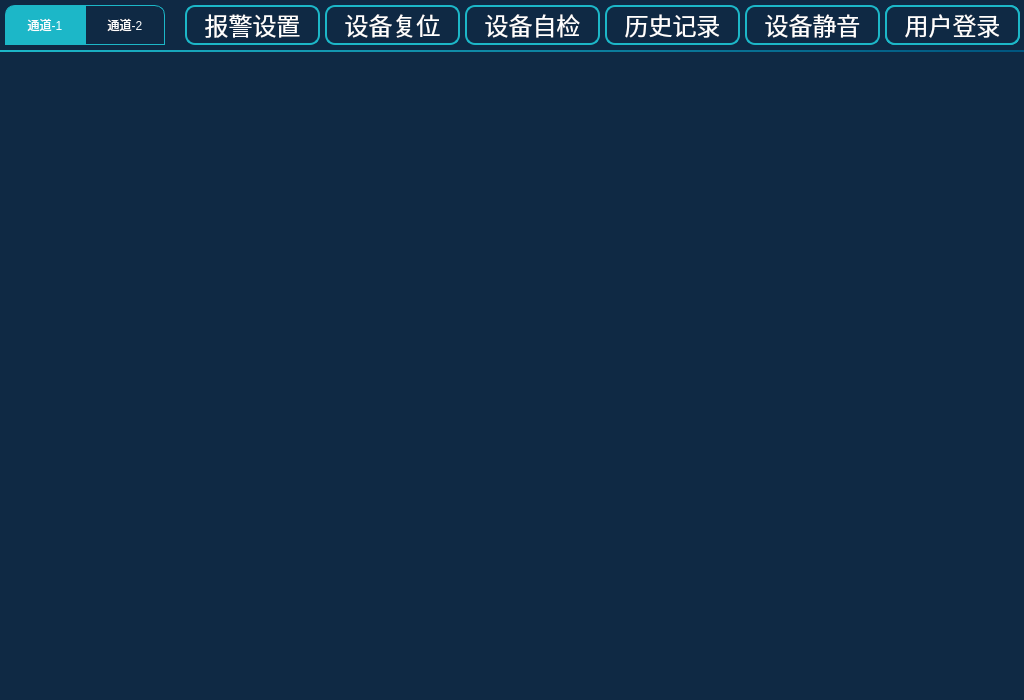
<?xml version="1.0" encoding="UTF-8"?>
<ui version="4.0">
 <class>MainPage</class>
 <widget class="QWidget" name="MainPage">
  <property name="geometry">
   <rect>
    <x>0</x>
    <y>0</y>
    <width>1024</width>
    <height>700</height>
   </rect>
  </property>
  <property name="windowTitle">
   <string>Form</string>
  </property>
  <property name="styleSheet">
   <string notr="true">QWidget#MainPage{
background-color: rgb(15, 41, 68);

}
QToolButton{
font: 18pt &quot;文泉驿等宽微米黑&quot;;
color: rgb(255, 255, 255);
border:2px solid rgb(28, 183, 200);
border-radius:10px;
background-color: rgb(15, 41, 68);
}
QToolButton:disabled{
font: 18pt &quot;文泉驿等宽微米黑&quot;;
color: rgb(255, 255, 255);
border-color: rgb(255, 255, 255);
}
/*
QToolButton:hover{
font: 17pt &quot;文泉驿等宽微米黑&quot;;
color: rgb(255, 0, 0);
color: rgb(0, 185, 185);
/*background-color: rgb(3, 127, 119);
}*/
QDialog{
background-color: rgb(15, 41, 68);
}
QPushButton{
width:50px;
height:35px;
font: 14pt &quot;文泉驿等宽微米黑&quot;;
color: rgb(255, 255, 255);
border:2px solid rgb(28, 183, 200);
border-radius:10px;
background-color: rgb(15, 41, 68);
}
QLabel{
font: 14pt &quot;文泉驿等宽微米黑&quot;;
color: rgb(255, 255, 255);
}</string>
  </property>
  <widget class="QToolButton" name="tBtnMute">
   <property name="geometry">
    <rect>
     <x>745</x>
     <y>5</y>
     <width>135</width>
     <height>40</height>
    </rect>
   </property>
   <property name="baseSize">
    <size>
     <width>110</width>
     <height>35</height>
    </size>
   </property>
   <property name="font">
    <font>
     <family>文泉驿等宽微米黑</family>
     <pointsize>18</pointsize>
     <weight>50</weight>
     <italic>false</italic>
     <bold>false</bold>
    </font>
   </property>
   <property name="text">
    <string>设备静音</string>
   </property>
   <property name="icon">
    <iconset resource="../image.qrc">
     <normaloff>:/Image/speaker.png</normaloff>:/Image/speaker.png</iconset>
   </property>
   <property name="iconSize">
    <size>
     <width>25</width>
     <height>25</height>
    </size>
   </property>
   <property name="toolButtonStyle">
    <enum>Qt::ToolButtonTextBesideIcon</enum>
   </property>
  </widget>
  <widget class="QToolButton" name="tBtnUserLogout">
   <property name="geometry">
    <rect>
     <x>885</x>
     <y>5</y>
     <width>135</width>
     <height>40</height>
    </rect>
   </property>
   <property name="baseSize">
    <size>
     <width>110</width>
     <height>35</height>
    </size>
   </property>
   <property name="font">
    <font>
     <family>文泉驿等宽微米黑</family>
     <pointsize>18</pointsize>
     <weight>50</weight>
     <italic>false</italic>
     <bold>false</bold>
    </font>
   </property>
   <property name="text">
    <string>用户退出</string>
   </property>
   <property name="icon">
    <iconset resource="../image.qrc">
     <normaloff>:/Image/back.png</normaloff>:/Image/back.png</iconset>
   </property>
   <property name="iconSize">
    <size>
     <width>25</width>
     <height>25</height>
    </size>
   </property>
   <property name="toolButtonStyle">
    <enum>Qt::ToolButtonTextBesideIcon</enum>
   </property>
  </widget>
  <widget class="QToolButton" name="tBtnRecordQuery">
   <property name="geometry">
    <rect>
     <x>605</x>
     <y>5</y>
     <width>135</width>
     <height>40</height>
    </rect>
   </property>
   <property name="baseSize">
    <size>
     <width>110</width>
     <height>35</height>
    </size>
   </property>
   <property name="font">
    <font>
     <family>文泉驿等宽微米黑</family>
     <pointsize>18</pointsize>
     <weight>50</weight>
     <italic>false</italic>
     <bold>false</bold>
    </font>
   </property>
   <property name="text">
    <string>历史记录</string>
   </property>
   <property name="icon">
    <iconset resource="../image.qrc">
     <normaloff>:/Image/volume.png</normaloff>:/Image/volume.png</iconset>
   </property>
   <property name="iconSize">
    <size>
     <width>25</width>
     <height>25</height>
    </size>
   </property>
   <property name="toolButtonStyle">
    <enum>Qt::ToolButtonTextBesideIcon</enum>
   </property>
  </widget>
  <widget class="QStackedWidget" name="stackedWgtPass">
   <property name="geometry">
    <rect>
     <x>0</x>
     <y>55</y>
     <width>1024</width>
     <height>640</height>
    </rect>
   </property>
   <property name="focusPolicy">
    <enum>Qt::ClickFocus</enum>
   </property>
   <property name="currentIndex">
    <number>-1</number>
   </property>
  </widget>
  <widget class="QLabel" name="label_18">
   <property name="geometry">
    <rect>
     <x>0</x>
     <y>50</y>
     <width>1024</width>
     <height>2</height>
    </rect>
   </property>
   <property name="styleSheet">
    <string notr="true">font: 16pt &quot;文泉驿等宽微米黑&quot;;
background-color: qlineargradient(spread:reflect, x1:0, y1:0, x2:1, y2:0, stop:0 rgba(28, 183, 200, 255), stop:1 rgba(0, 85, 127, 255));</string>
   </property>
   <property name="text">
    <string/>
   </property>
  </widget>
  <widget class="QToolButton" name="tBtnReset">
   <property name="geometry">
    <rect>
     <x>325</x>
     <y>5</y>
     <width>135</width>
     <height>40</height>
    </rect>
   </property>
   <property name="baseSize">
    <size>
     <width>110</width>
     <height>35</height>
    </size>
   </property>
   <property name="font">
    <font>
     <family>文泉驿等宽微米黑</family>
     <pointsize>18</pointsize>
     <weight>50</weight>
     <italic>false</italic>
     <bold>false</bold>
    </font>
   </property>
   <property name="text">
    <string>设备复位</string>
   </property>
   <property name="icon">
    <iconset resource="../image.qrc">
     <normaloff>:/Image/reset.png</normaloff>:/Image/reset.png</iconset>
   </property>
   <property name="iconSize">
    <size>
     <width>25</width>
     <height>25</height>
    </size>
   </property>
   <property name="toolButtonStyle">
    <enum>Qt::ToolButtonTextBesideIcon</enum>
   </property>
  </widget>
  <widget class="QToolButton" name="tBtnSelfCheck">
   <property name="geometry">
    <rect>
     <x>465</x>
     <y>5</y>
     <width>135</width>
     <height>40</height>
    </rect>
   </property>
   <property name="baseSize">
    <size>
     <width>110</width>
     <height>35</height>
    </size>
   </property>
   <property name="font">
    <font>
     <family>文泉驿等宽微米黑</family>
     <pointsize>18</pointsize>
     <weight>50</weight>
     <italic>false</italic>
     <bold>false</bold>
    </font>
   </property>
   <property name="text">
    <string>设备自检</string>
   </property>
   <property name="icon">
    <iconset resource="../image.qrc">
     <normaloff>:/Image/focus.png</normaloff>:/Image/focus.png</iconset>
   </property>
   <property name="iconSize">
    <size>
     <width>25</width>
     <height>25</height>
    </size>
   </property>
   <property name="toolButtonStyle">
    <enum>Qt::ToolButtonTextBesideIcon</enum>
   </property>
  </widget>
  <widget class="QToolButton" name="tBtnUserLogin">
   <property name="geometry">
    <rect>
     <x>885</x>
     <y>5</y>
     <width>135</width>
     <height>40</height>
    </rect>
   </property>
   <property name="baseSize">
    <size>
     <width>110</width>
     <height>35</height>
    </size>
   </property>
   <property name="font">
    <font>
     <family>文泉驿等宽微米黑</family>
     <pointsize>18</pointsize>
     <weight>50</weight>
     <italic>false</italic>
     <bold>false</bold>
    </font>
   </property>
   <property name="text">
    <string>用户登录</string>
   </property>
   <property name="icon">
    <iconset resource="../image.qrc">
     <normaloff>:/Image/user.png</normaloff>:/Image/user.png</iconset>
   </property>
   <property name="iconSize">
    <size>
     <width>25</width>
     <height>25</height>
    </size>
   </property>
   <property name="toolButtonStyle">
    <enum>Qt::ToolButtonTextBesideIcon</enum>
   </property>
  </widget>
  <widget class="QToolButton" name="tBtnPass1">
   <property name="geometry">
    <rect>
     <x>5</x>
     <y>5</y>
     <width>80</width>
     <height>40</height>
    </rect>
   </property>
   <property name="styleSheet">
    <string notr="true">QToolButton{
font: 16pt &quot;文泉驿等宽微米黑&quot;;
color: rgb(255, 255, 255);
border:1px solid rgb(28, 183, 200);
border-top-left-radius:10px;
border-top-right-radius:0px;
border-bottom-left-radius:0px;
border-bottom-right-radius:0px;
background-color: rgb(15, 41, 68);
background-color: rgb(28, 183, 200);
}
/*
QToolButton:hover{
font: 13pt &quot;文泉驿等宽微米黑&quot;;
color: rgb(255, 255, 255);
background-color: rgb(28, 183, 200);
}*/</string>
   </property>
   <property name="text">
    <string>通道-1</string>
   </property>
  </widget>
  <widget class="QToolButton" name="tBtnPass2">
   <property name="geometry">
    <rect>
     <x>85</x>
     <y>5</y>
     <width>80</width>
     <height>40</height>
    </rect>
   </property>
   <property name="styleSheet">
    <string notr="true">QToolButton{
font: 16pt &quot;文泉驿等宽微米黑&quot;;
color: rgb(255, 255, 255);
border:1px solid rgb(28, 183, 200);
border-top-left-radius:0px;
border-top-right-radius:10px;
border-bottom-left-radius:0px;
border-bottom-right-radius:0px;
background-color: rgb(15, 41, 68);
}
/*
QToolButton:hover{
font: 13pt &quot;文泉驿等宽微米黑&quot;;
color: rgb(255, 255, 255);
background-color: rgb(28, 183, 200);
}
*/</string>
   </property>
   <property name="text">
    <string>通道-2</string>
   </property>
  </widget>
  <widget class="QToolButton" name="tBtnAlarmSet">
   <property name="geometry">
    <rect>
     <x>185</x>
     <y>5</y>
     <width>135</width>
     <height>40</height>
    </rect>
   </property>
   <property name="baseSize">
    <size>
     <width>110</width>
     <height>35</height>
    </size>
   </property>
   <property name="font">
    <font>
     <family>文泉驿等宽微米黑</family>
     <pointsize>18</pointsize>
     <weight>50</weight>
     <italic>false</italic>
     <bold>false</bold>
    </font>
   </property>
   <property name="text">
    <string>报警设置</string>
   </property>
   <property name="icon">
    <iconset resource="../image.qrc">
     <normaloff>:/Image/tools.png</normaloff>:/Image/tools.png</iconset>
   </property>
   <property name="iconSize">
    <size>
     <width>25</width>
     <height>25</height>
    </size>
   </property>
   <property name="toolButtonStyle">
    <enum>Qt::ToolButtonTextBesideIcon</enum>
   </property>
  </widget>
 </widget>
 <resources>
  <include location="../image.qrc"/>
 </resources>
 <connections/>
</ui>
